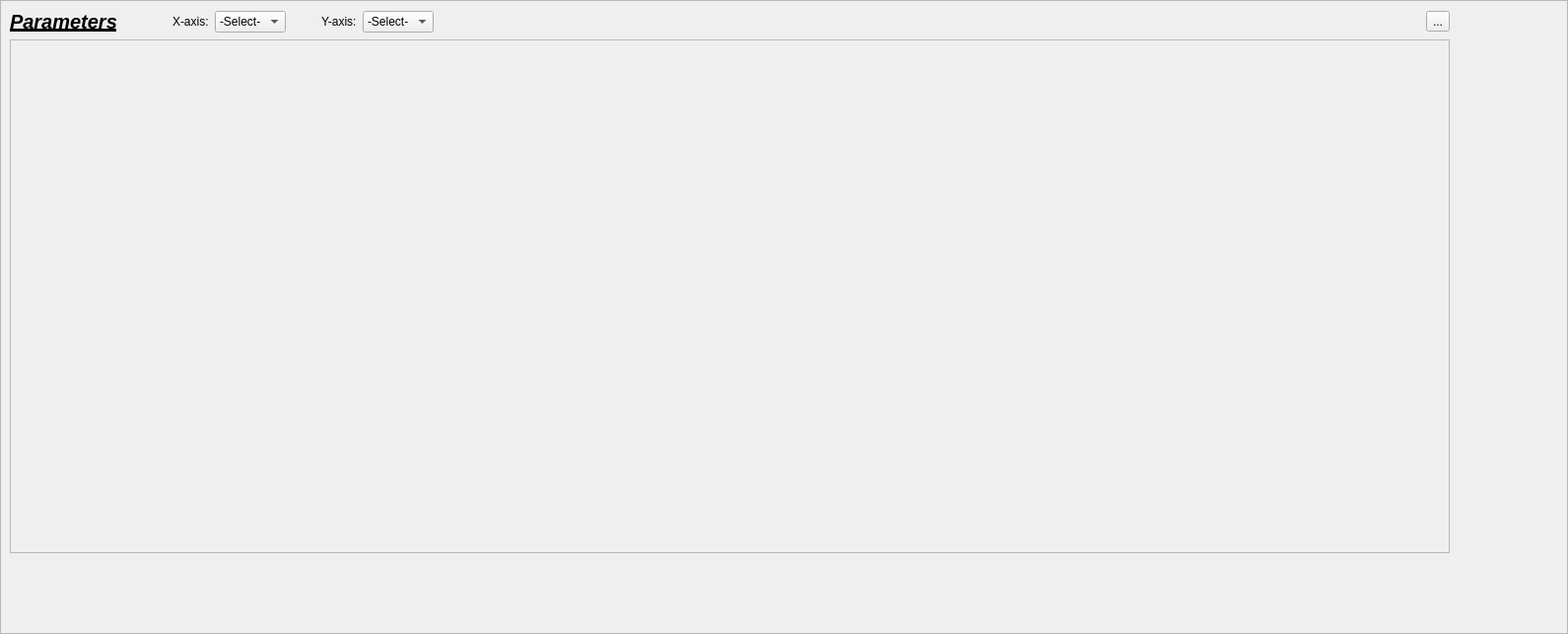
<?xml version="1.0" encoding="UTF-8"?>
<ui version="4.0">
 <class>Frame</class>
 <widget class="QFrame" name="Frame">
  <property name="geometry">
   <rect>
    <x>0</x>
    <y>0</y>
    <width>1591</width>
    <height>643</height>
   </rect>
  </property>
  <property name="windowTitle">
   <string>Frame</string>
  </property>
  <property name="frameShape">
   <enum>QFrame::StyledPanel</enum>
  </property>
  <property name="frameShadow">
   <enum>QFrame::Raised</enum>
  </property>
  <widget class="QWidget" name="verticalLayoutWidget">
   <property name="geometry">
    <rect>
     <x>10</x>
     <y>10</y>
     <width>1461</width>
     <height>551</height>
    </rect>
   </property>
   <layout class="QVBoxLayout" name="verticalLayout">
    <item>
     <layout class="QVBoxLayout" name="verticalLayout_3">
      <item>
       <layout class="QHBoxLayout" name="horizontalLayout">
        <item>
         <widget class="QLabel" name="label_3">
          <property name="font">
           <font>
            <pointsize>15</pointsize>
            <weight>75</weight>
            <italic>true</italic>
            <bold>true</bold>
            <underline>true</underline>
           </font>
          </property>
          <property name="text">
           <string>Parameters</string>
          </property>
         </widget>
        </item>
        <item>
         <spacer name="horizontalSpacer_3">
          <property name="orientation">
           <enum>Qt::Horizontal</enum>
          </property>
          <property name="sizeType">
           <enum>QSizePolicy::Minimum</enum>
          </property>
          <property name="sizeHint" stdset="0">
           <size>
            <width>50</width>
            <height>10</height>
           </size>
          </property>
         </spacer>
        </item>
        <item>
         <widget class="QLabel" name="label">
          <property name="text">
           <string>X-axis:</string>
          </property>
         </widget>
        </item>
        <item>
         <widget class="QComboBox" name="comboBox_2">
          <item>
           <property name="text">
            <string>-Select-</string>
           </property>
          </item>
         </widget>
        </item>
        <item>
         <spacer name="horizontalSpacer_2">
          <property name="orientation">
           <enum>Qt::Horizontal</enum>
          </property>
          <property name="sizeType">
           <enum>QSizePolicy::Minimum</enum>
          </property>
          <property name="sizeHint" stdset="0">
           <size>
            <width>30</width>
            <height>20</height>
           </size>
          </property>
         </spacer>
        </item>
        <item>
         <widget class="QLabel" name="label_2">
          <property name="text">
           <string>Y-axis:</string>
          </property>
         </widget>
        </item>
        <item>
         <widget class="QComboBox" name="comboBox">
          <item>
           <property name="text">
            <string>-Select-</string>
           </property>
          </item>
         </widget>
        </item>
        <item>
         <spacer name="horizontalSpacer">
          <property name="orientation">
           <enum>Qt::Horizontal</enum>
          </property>
          <property name="sizeHint" stdset="0">
           <size>
            <width>40</width>
            <height>20</height>
           </size>
          </property>
         </spacer>
        </item>
        <item>
         <widget class="QToolButton" name="closeCustom">
          <property name="text">
           <string>...</string>
          </property>
          <property name="icon">
           <iconset>
            <normaloff>icons/close.png</normaloff>icons/close.png</iconset>
          </property>
         </widget>
        </item>
       </layout>
      </item>
     </layout>
    </item>
    <item>
     <layout class="QVBoxLayout" name="verticalLayout_4">
      <item>
       <widget class="QScrollArea" name="scrollArea">
        <property name="widgetResizable">
         <bool>true</bool>
        </property>
        <widget class="QWidget" name="scrollGraphWidg">
         <property name="geometry">
          <rect>
           <x>0</x>
           <y>0</y>
           <width>1455</width>
           <height>501</height>
          </rect>
         </property>
         <widget class="QWidget" name="verticalLayoutWidget_2">
          <property name="geometry">
           <rect>
            <x>-1</x>
            <y>-1</y>
            <width>1461</width>
            <height>501</height>
           </rect>
          </property>
          <layout class="QVBoxLayout" name="verticalLayout_2"/>
         </widget>
        </widget>
       </widget>
      </item>
     </layout>
    </item>
   </layout>
  </widget>
 </widget>
 <resources/>
 <connections/>
</ui>
